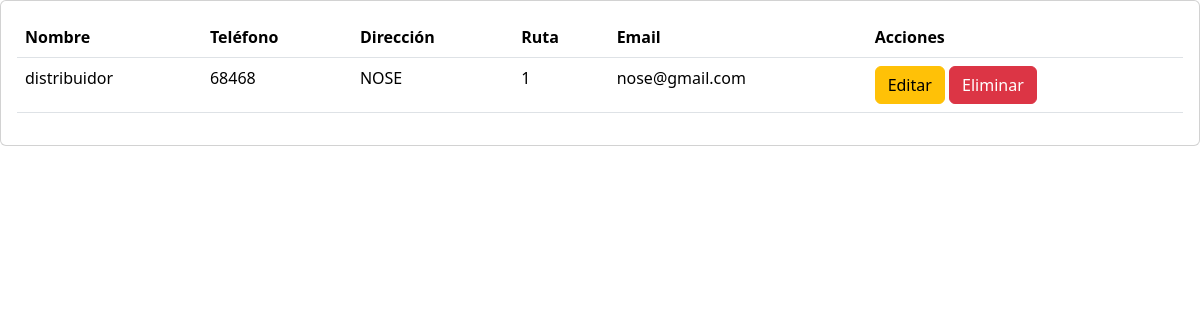
The page /secciones/empleados/ditribuidor/index.php on the database its author committed.
### tables this page shows
CREATE TABLE `distribuidor` (
  `iddistribuidor` int NOT NULL AUTO_INCREMENT,
  `fecha_asignacion` date DEFAULT NULL,
  `fecha_entrega` date DEFAULT NULL,
  `ruta` int NOT NULL,
  `datos` int NOT NULL,
  `activo` tinyint DEFAULT '1',
  PRIMARY KEY (`iddistribuidor`),
  KEY `fk_distribuidor_rutas1_idx` (`ruta`),
  KEY `fk_distribuidor_empleados1_idx` (`datos`),
  CONSTRAINT `fk_distribuidor_empleados1` FOREIGN KEY (`datos`) REFERENCES `empleados` (`id_empleado`),
  CONSTRAINT `fk_distribuidor_rutas1` FOREIGN KEY (`ruta`) REFERENCES `rutas` (`idruta`)
);

CREATE TABLE `empleados` (
  `id_empleado` int NOT NULL AUTO_INCREMENT,
  `nombre` varchar(50) DEFAULT NULL,
  `apellido` varchar(50) DEFAULT NULL,
  `CI` varchar(100) DEFAULT NULL,
  `direccion` varchar(1000) DEFAULT NULL,
  `telefono` int DEFAULT NULL,
  `garantia` decimal(10,2) DEFAULT NULL,
  `fecha_nacimiento` date DEFAULT NULL,
  `fecha_ingreso` date DEFAULT NULL,
  `correo` varchar(1000) DEFAULT NULL,
  `activo` tinyint DEFAULT NULL,
  `rol` int NOT NULL,
  PRIMARY KEY (`id_empleado`),
  KEY `fk_empleados_rol1_idx` (`rol`),
  CONSTRAINT `fk_empleados_rol1` FOREIGN KEY (`rol`) REFERENCES `rol` (`idrol`)
);

### secciones/empleados/ditribuidor/index.php (the view, shortened to what this page needs)
<?php
include("../../../bd.php");
$consulta_distribuidores = $conexion->query("
    SELECT d.iddistribuidor,d.ruta, e.nombre, e.telefono, e.direccion, e.correo
    FROM distribuidor d
    JOIN empleados e ON d.datos = e.id_empleado
    WHERE d.activo = 1
");
$lista_distribuidores = $consulta_distribuidores->fetchAll(PDO::FETCH_ASSOC);
include("../../../templates/header.php");
?>
<div class="card">
    <div class="card-body">
        <div class="table-responsive-sm">
            <table class="table">
                <thead>
                    <tr>
                        <th scope="col">Nombre</th>
                        <th scope="col">Teléfono</th>
                        <th scope="col">Dirección</th>
                        <th scope="col">Ruta</th>
                        <th scope="col">Email</th>
                        <th scope="col">Acciones</th>
                    </tr>
                </thead>
                <tbody>
                    <?php foreach ($lista_distribuidores as $distribuidor): ?>
                        <tr>
                            <td><?php echo htmlspecialchars($distribuidor['nombre']); ?></td>
                            <td><?php echo htmlspecialchars($distribuidor['telefono']); ?></td>
                            <td><?php echo htmlspecialchars($distribuidor['direccion']); ?></td>
                            <td><?php echo htmlspecialchars($distribuidor['ruta']); ?></td>
                            <td><?php echo htmlspecialchars($distribuidor['correo']); ?></td>
                            <td>
                                <a href="editar.php?id=<?php echo $distribuidor['iddistribuidor']; ?>" class="btn btn-warning">Editar</a>
                                <a href="#" class="btn btn-danger" onclick="confirmDesactivar('<?php echo $distribuidor['iddistribuidor']; ?>')">Eliminar</a>
                            </td>
                        </tr>
                    <?php endforeach; ?>
                </tbody>
            </table>
        </div>
    </div>
</div>
<?php include("../../../templates/footer.php"); ?>

### rows shown on the page
distribuidor: datos.nombre "distribuidor", datos.telefono "68468", datos.direccion "NOSE", ruta "1", datos.correo "nose@gmail.com"
